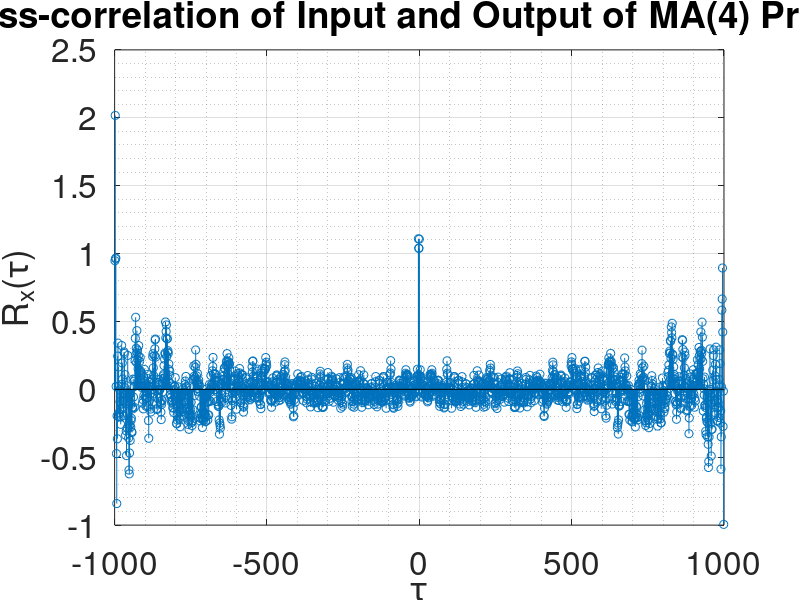

Source code (MATLAB):
clear all

% set default seed
rng default

% length of sequence
N = 1000;

% order of moving average filter
order = 4;

% generate random sequence
% drawn from guassian distribution
x = randn(N, 1);

% filter random sequence
% moving average filter is employed
y = filter(ones(1,order), 1, x);


% calculate unbiased estimate of cross-correlation function
cor = xcorr(x, y, 'unbiased');

% generate x axis
x = linspace(-N+1,N-1,2*N-1);

% stem ccf
stem(x, cor);

% graphing settings
str = sprintf('Cross-correlation of Input and Output of MA(%d) Process', order);
title(str, 'FontSize', 40);
xlabel('\fontsize{35}\tau');
ylabel('\fontsize{35}R_x(\tau)');

grid on
grid minor

a = get(gca, 'XTickLabel');
set(gca, 'XTickLabel', a, 'fontsize', 24);

